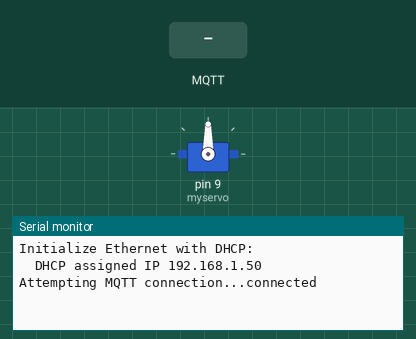
Simulated run of this sketch. Board: Arduino Uno, built with avr-gcc and run on an emulated ATmega328P. On the bench: servo, the last lines printed to the serial monitor. The test bench sets the inputs (shaded band). WiFi joins after 1.5 s; servers stay silent unless stated; no MQTT or app messages arrive unless stated.

Above: at 4.2 s.
4.3 s: MQTT message "OPEN THE DOOR" arrives on the first subscribed topic
At 4.7 s:
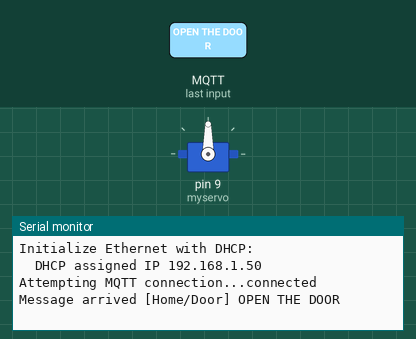
5.8 s: MQTT message "CLOSE THE DOOR" arrives on the first subscribed topic
At 7.0 s:
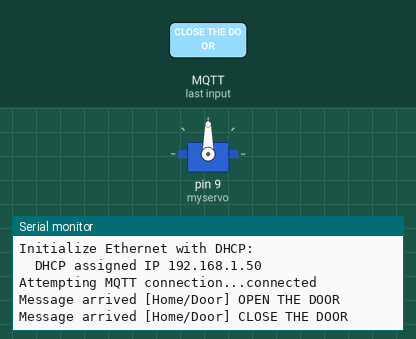
7.3 s: MQTT message "1" arrives on the first subscribed topic
At 8.2 s:
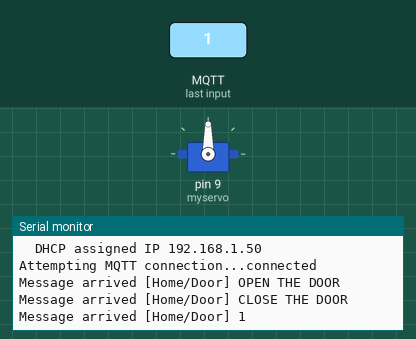

The sketch:

Connecting_ServoMotor_MQTT.ino
```cpp
#include <SPI.h>
#include <Ethernet.h>
#include <PubSubClient.h>
#include <Servo.h>


Servo myservo;

// Update these with values suitable for your network.
byte mac[]    = {  0xDE, 0xED, 0xBA, 0xFE, 0x77, 0xED };
IPAddress ip(192, 168, 0, 112);
IPAddress server(54, 87, 92, 106);
IPAddress myDns(192, 168, 0, 1);

void callback(char* topic, byte* payload, unsigned int length) {
  Serial.print("Message arrived [");
  Serial.print(topic);
  Serial.print("] ");
  char incomingMessage[length + 1];
  for (int i = 0; i < length; i++) {
    incomingMessage[i] = (char)payload[i];
  }
  incomingMessage[length] = '\0';

  Serial.println(incomingMessage);

if(incomingMessage == "OPEN THE DOOR"){
  myservo.write(0); // Rotate the servo to 0 degrees
  delay(1000); // Wait for 1 second
}
if(incomingMessage == "CLOSE THE DOOR")
  myservo.write(180); // Rotate the servo to 0 degrees
  delay(1000); // Wait for 1 second
}


EthernetClient ethClient;
PubSubClient client(ethClient);

void reconnect() {
  // Loop until we're reconnected
  while (!client.connected()) {
    Serial.print("Attempting MQTT connection...");
    // Attempt to connect
    if (client.connect("arduinoClient")) {
      Serial.println("connected");
      // Once connected, publish an announcement..
      // ... and resubscribe
      client.subscribe("Home/Door");
    } else {
      Serial.print("failed, rc=");
      Serial.print(client.state());
      Serial.println(" try again in 5 seconds");
      // Wait 5 seconds before retrying
      delay(5000);
    }
  }
}

void setup()
{
  myservo.attach(9);
  Ethernet.init(17);  // WIZnet W5100S-EVB-Pico W5500-EVB-Pico W6100-EVB-Pico

  Serial.begin(9600);
  while (!Serial) {
    ; // wait for serial port to connect. Needed for native USB port only
  }

  // start the Ethernet connection:
  Serial.println("Initialize Ethernet with DHCP:");
  if (Ethernet.begin(mac) == 0) {
    Serial.println("Failed to configure Ethernet using DHCP");
    // Check for Ethernet hardware present
    if (Ethernet.hardwareStatus() == EthernetNoHardware) {
      Serial.println("Ethernet shield was not found.  Sorry, can't run without hardware. :(");
      while (true) {
        delay(1); // do nothing, no point running without Ethernet hardware
      }
    }
    if (Ethernet.linkStatus() == LinkOFF) {
      Serial.println("Ethernet cable is not connected.");
    }
    // try to congifure using IP address instead of DHCP:
    Ethernet.begin(mac, ip, myDns);
  } else {
    Serial.print("  DHCP assigned IP ");
    Serial.println(Ethernet.localIP());
  }

  client.setServer(server, 1883);
  client.setCallback(callback);

  // give the Ethernet shield a second to initialize:
  delay(1500);
}

void loop()
{
  if (!client.connected()) {
    reconnect();
  }
  client.loop();
}
```

Measured:
- after the input at 4.3 s, the serial monitor: prints a new line at once (image 1)
- after the input at 5.8 s, the serial monitor: prints a new line at once (image 2)
- after the input at 7.3 s, the serial monitor: prints a new line at once (image 3)
